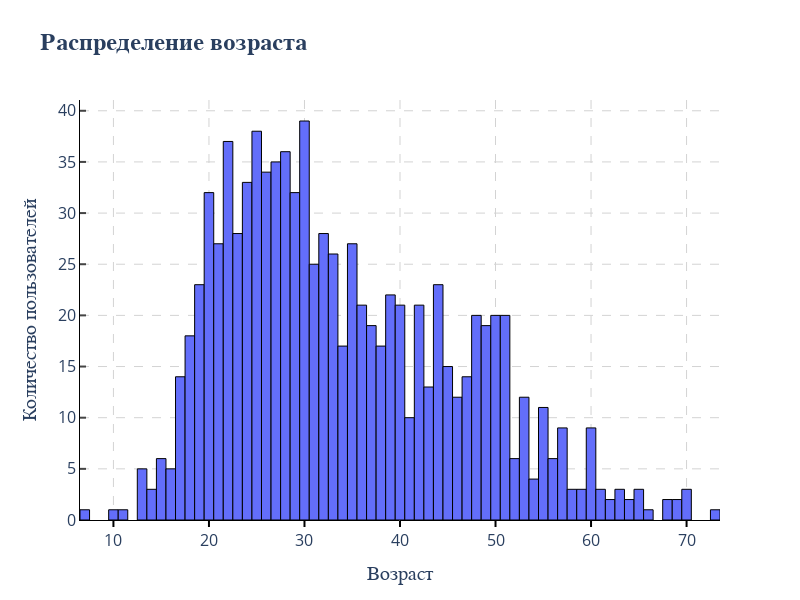

Notebook code for this chart:
### Markdown cell above
- возраста (`hist`)

### Code cell
fig_2 = px.histogram(users["age"].astype(int), nbins=70, title="Распределение возраста")
fig_2.update_layout(
    width=800,  # ширина в пикселях
    height=600,  # высота в пикселях
    # autosize=False,  # отключаем авторазмер
    xaxis_title="Возраст",
    yaxis_title="Количество пользователей",
    # title_font=dict(size=24, family="Arial", weight="bold"),
    showlegend=False,
)
fig_2.update_layout(
    xaxis=dict(
        showticklabels=True,
        tickmode="linear",
        ticks="outside",  # Ticks снаружи: 'outside', 'inside', ''
        ticklen=6,  # Длина ticks
        tickwidth=2,  # Толщина ticks
        tickcolor="black",  # Цвет ticks
        dtick=10,
        # tickmode='array',  # Режим ручной установки
        # tickvals=[0, 1, 2, 3],  # Позиции ticks
        # ticktext=['Категория A', 'Категория B', 'Категория C', 'Категория D']  # Подписи
    ),
    yaxis=dict(
        showticklabels=True,
        tickmode="linear",
        dtick=5,
        ticks="inside",  # Ticks снаружи: 'outside', 'inside', ''
        ticklen=6,  # Длина ticks
        tickwidth=2,  # Толщина ticks
        # tickmode="linear",
        # dtick=5
    ),
)
fig_2 = configure_plotly_theme(fig_2)
fig_2.update_traces(marker=dict(line=dict(width=1, color="black")))
fig_2.show()

### Figure 1 — Plotly figure (JSON) as saved in the notebook; plotly's stock layout.template omitted (floating-point values rounded to 4 significant figures; data arrays with more than 128 entries replaced by an {"elided": "..."} marker saying what was removed)
{"data": [{"bingroup": "x", "hovertemplate": "variable=age<br>value=%{x}<br>count=%{y}<extra></extra>", "legendgroup": "age", "marker": {"color": "#636efa", "line": {"color": "black", "width": 1}, "pattern": {"shape": ""}}, "name": "age", "nbinsx": 70, "orientation": "v", "showlegend": true, "type": "histogram", "x": {"elided": "943 int values"}, "xaxis": "x", "yaxis": "y"}], "layout": {"barmode": "relative", "font": {"size": 14}, "height": 600, "legend": {"title": {"text": "variable"}, "tracegroupgap": 0}, "paper_bgcolor": "white", "plot_bgcolor": "white", "showlegend": false, "title": {"font": {"family": "Arial", "size": 24, "weight": "bold"}, "text": "Распределение возраста"}, "width": 800, "xaxis": {"anchor": "y", "domain": [0, 1], "dtick": 10, "gridcolor": "lightgray", "griddash": "dash", "gridwidth": 1, "linecolor": "black", "linewidth": 1, "showline": true, "showticklabels": true, "tickcolor": "black", "tickfont": {"size": 16}, "ticklen": 6, "tickmode": "linear", "ticks": "outside", "tickwidth": 2, "title": {"font": {"family": "Arial", "size": 20}, "text": "Возраст"}}, "yaxis": {"anchor": "x", "domain": [0, 1], "dtick": 5, "gridcolor": "lightgray", "griddash": "dash", "gridwidth": 1, "linecolor": "black", "linewidth": 1, "showline": true, "showticklabels": true, "tickfont": {"size": 16}, "ticklen": 6, "tickmode": "linear", "ticks": "inside", "tickwidth": 2, "title": {"font": {"family": "Arial", "size": 20}, "text": "Количество пользователей"}}}}
